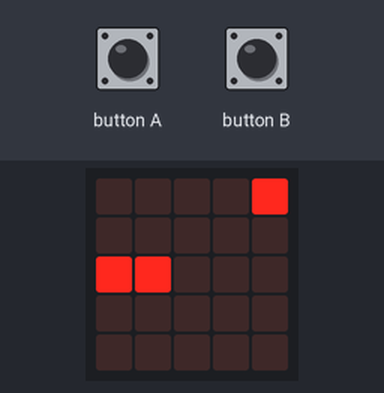
Bench run of a program on a simulated BBC micro:bit running MicroPython. On the bench: the board's 5×5 LED display. The inputs (shaded band) are chosen by the test bench. Random numbers come from a fixed seed.

Above: at 1.2 s.
1.3 s: button A pressed for 0.15 s
At 1.43 s:
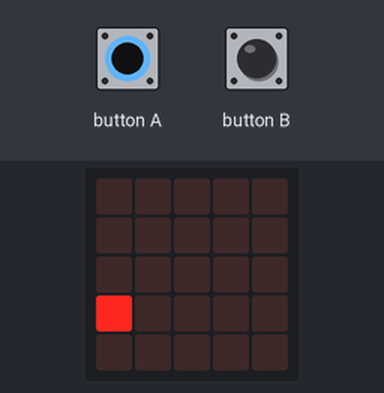
2.0 s: button B pressed for 0.15 s
At 2.26 s:
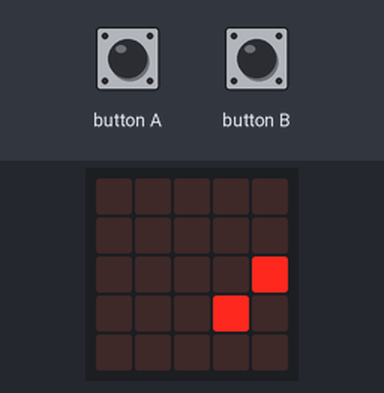
2.7 s: button A pressed for 1 s
At 2.82 s:
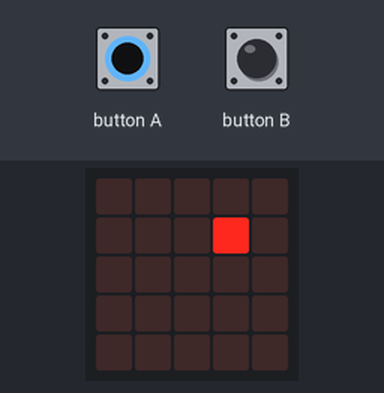
4.3 s: button B pressed for 0.15 s
At 4.56 s:
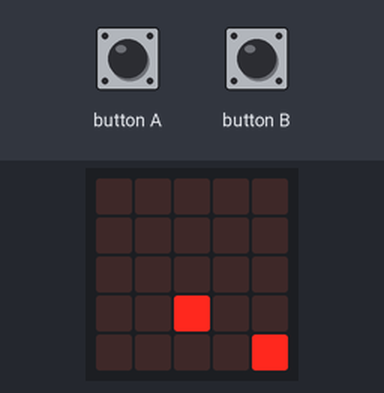
5.0 s: button A pressed for 0.15 s
At 5.21 s:
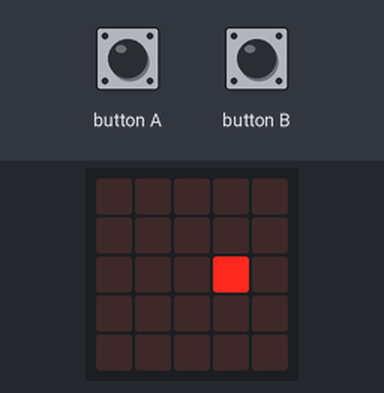
5.7 s: button B pressed for 0.15 s
At 5.95 s:
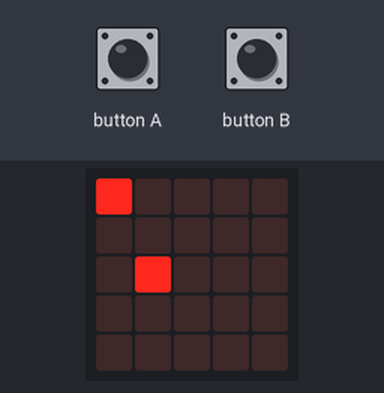
Timing chart, 0 to 7.4 s (numbered marks = the images above; inputs shaded):
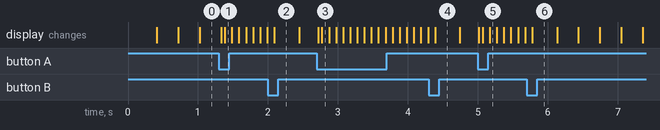

The program:

antcolony_microbit.py
```python
from microbit import *
import random

#define direction constants
NORTH=0
EAST=1
SOUTH=2
WEST=3

#define ant constants
ants=3 #number of ants
MAXANTS=7
MAXPATH=32
MAXPREC=1024*1024*16

#cumulated Probabilities for state changes (Pheromones)
P=[[0]*4 for i in range(25)]

#paths of ants
pathlen=[0]*MAXANTS
path=[[0]*MAXPATH for i in range(MAXANTS)]

#current coordinate of ants
antc=[0]*MAXANTS;
#direction of ant (north west to south east or other direction)
antd=[1]*MAXANTS #1 = NW to SE; -1 = SE to NW

#function to initialize all variables properly
def init():
	for i in range(MAXANTS):
		antc[i] = 0
		antd[i] = 1
		pathlen[i] = 0
	#start with probability 1/3 to walk false, 2/3 to walk correct
	for i in range(25):
		P[i][NORTH] = 1 * MAXPATH
		P[i][EAST] = 2 * MAXPATH
		P[i][SOUTH] = 2 * MAXPATH
		P[i][WEST] = 1 * MAXPATH
	#initialize borders correctly, also with prob 1/3 to walk false and 2/3 to walk correct
	for i in range(5):
		P[i][NORTH] = 0
		P[i][WEST] *= 2
		P[5*i][WEST] = 0
		P[5*i][NORTH] *= 2
		P[4 + 5*i][EAST] = 0
		P[4 + 5*i][SOUTH] *= 2
		P[20 + i][SOUTH] = 0
		P[20 + i][EAST] *= 2
	#build cumulative counts
	for i in range(25):
		for j in range(1,4):
			P[i][j] += P[i][j-1]
	return

#function to move the ant
def move_ant(pos, d):
	return {
  		NORTH: lambda pos: pos-5,
  		EAST:  lambda pos: pos+1,
		SOUTH: lambda pos: pos+5,
		WEST:  lambda pos: pos-1
	}[d](pos)

#main program
init()
a=0
rt = running_time()
while True:
	#check buttons
	if button_a.is_pressed() and ants > 1: #decrease ant count
		ants = ants - 1
	if button_b.is_pressed() and ants < MAXANTS: #increase ant count
		ants = ants + 1
	#switch to next ant
	a=(a+1)%ants
	#output current situation
	M = ['0']*25
	for i in range(ants):
		c=0
		if antd[i] > 0:	#compute coordinate dependend on direction
			c = antc[i]
		else:
			c = 24 - antc[i]
		M[c]='9'
	#do output
	ostr = ''.join(M)
	ostr = ":".join(ostr[i:i+5] for i in range(0,len(ostr),5))
	oimg = Image(ostr)
	display.show(oimg)
	#sleep for a short instance
	next_rt = rt + (100 // ants)
	while next_rt >= rt: #busy loop
		rt = running_time()
	#determine direction where ant should move
	r = random.randrange(0,P[antc[a]][3])
	d = 0;
	while r >= P[antc[a]][d]:
		d = d+1
	#compute new coordinate
	antc[a] = move_ant( antc[a], d )
	#save path
	if pathlen[a] >= MAXPATH:
		pathlen[a] = 0
		antc[a] = 0 #start at zero again
	else:
		path[a][pathlen[a]] = d
		pathlen[a] = pathlen[a]+1
	#check if target is reached
	if antc[a] == 24:
		#update probabilities (like putting pheromones on the path) if path is shortest
		c = 0 #starting coordinate
		for i in range(pathlen[a]):
			d = path[a][i]
			#compute range
			r = 0
			if d > 0:
				r = P[c][d] - P[c][d-1]
			else:
				r = P[c][d]
			#compute increase of range (maximal increase of e~2.7)
			r = 27 * (r // (pathlen[a] - 7)) // 10
			#update probabilities
			while d < 4:
				P[c][d] += r
				d = d+1
			#rescale if values get too big
			if P[c][3] >= MAXPREC:
				for j in range(4):
					P[c][j] = P[c][j] // 4
			#move to next coordinate
			c = move_ant(c, path[a][i])
		#reset ants position and stuff
		antd[a] *= -1 #treat like ant is walking the other way (only virtual)
		antc[a] = 0 #start at zero again
		pathlen[a] = 0 #forget about path
```
